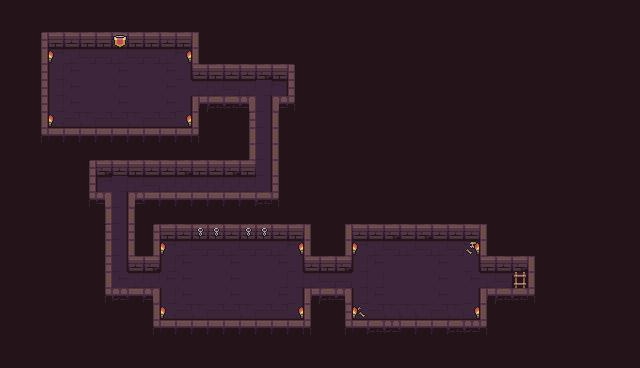

Rendered tile map (Tiled .tmx) drawn with the repository's tilesets; below, a short description and the map source with its tile grids summarised:
An orthogonal 40x23 tile map with 16x16 px tiles, 3 tile layers (Tile Layer 1, Tile Layer 2, Tile Layer 3) and 33 objects (player, box0, box1, box2, box3, ...).

<map version="1.10" tiledversion="1.10.2" orientation="orthogonal" renderorder="right-down" width="40" height="23" tilewidth="16" tileheight="16" infinite="0" nextlayerid="6" nextobjectid="69">
 <tileset firstgid="1" name="Dungeon_Tileset" tilewidth="16" tileheight="16" tilecount="100" columns="10">
  <image source="Dungeon_Tileset.png" width="160" height="160" />
 </tileset>
 <layer id="1" name="Tile Layer 1" width="40" height="23">
  <data>[920 cells, 920 non-empty, 36 distinct tile ids]</data>
 </layer>
 <layer id="5" name="Tile Layer 2" width="40" height="23">
  <data>[920 cells, 3 non-empty, 3 distinct tile ids]</data>
 </layer>
 <objectgroup id="2" name="block">
  <object id="1" name="player" x="66.0777" y="82.6774" width="10.8333" height="10.8333" />
  <object id="18" x="47.746" y="47.746">
   <polygon points="0,0 0.254014,80.254 -15.746,80.254 -15.746,0.254014" />
  </object>
  <object id="19" x="192.731" y="48.3283">
   <polygon points="0,0 -144.731,-0.328254 -144.731,-16.3283 -0.730746,-16.3283" />
  </object>
  <object id="20" x="48" y="128">
   <polygon points="0,0 144,0 144,16 0,16" />
  </object>
  <object id="21" x="193.313" y="96.0742">
   <polygon points="0,0 14.687,-0.0742392 14.687,31.9258 -1.31301,31.9258" />
  </object>
  <object id="23" x="192.148" y="79.7707">
   <polygon points="0,0 -0.148478,-15.7707 95.8515,-15.7707 95.8515,0.229268" />
  </object>
  <object id="25" x="287.64" y="64.0495">
   <polygon points="0,0 0.359551,47.9505 16.3596,47.9505 16.3596,-0.0494928" />
  </object>
  <object id="26" x="255.033" y="96.0742">
   <polygon points="0,0 -63.0334,-0.0742392 -63.0334,15.9258 0.966565,15.9258" />
  </object>
  <object id="28" x="255.033" y="174.098">
   <polygon points="0,0 0.966565,-78.0982 -15.0334,-78.0982 -15.0334,1.90183" />
  </object>
  <object id="29" x="90.2516" y="160.124">
   <polygon points="5.74844,-0.123732 165.748,-0.123732 165.748,15.8763 5.74844,15.8763" />
  </object>
  <object id="32" x="272.501" y="192.148">
   <polygon points="0,0 -144.501,-0.148478 -144.501,15.8515 -0.501478,15.8515" />
  </object>
  <object id="33" x="96.6565" y="160.124">
   <polygon points="0,0 -0.656507,47.8763 -16.6565,47.8763 -16.6565,-0.123732" />
  </object>
  <object id="35" x="80.353" y="192.148">
   <polygon points="0,0 31.647,-0.148478 31.647,15.8515 -0.353,15.8515" />
  </object>
  <object id="36" x="96" y="304">
   <polygon points="0,0 16,0 16,-112 0,-112" />
  </object>
  <object id="38" x="160.124" y="304.526">
   <polygon points="0,0 -0.123732,-16.5262 -64.1237,-16.5262 -64.1237,-0.526225" />
  </object>
  <object id="41" x="160" y="288">
   <polygon points="0,0 0,48 -16,48 -16,0" />
  </object>
  <object id="42" x="305.108" y="239.894">
   <polygon points="0,0 -145.108,0.105536 -145.108,-15.8945 -1.10849,-15.8945" />
  </object>
  <object id="43" x="304.526" y="271.337">
   <polygon points="0,0 -0.526225,-31.3369 15.4738,-31.3369 47.4738,-31.3369 47.4738,0.663058" />
  </object>
  <object id="44" x="160" y="320">
   <polygon points="0,0 144,0 144,16 0,16 0,0" />
  </object>
  <object id="45" x="304" y="320">
   <polygon points="0,0 0,-32 48,-32 48,0" />
  </object>
  <object id="46" x="352.272" y="240.477">
   <polygon points="0,0 127.728,-0.476732 127.728,-16.4767 -0.27221,-16.4767" />
  </object>
  <object id="47" x="480.371" y="240.462">
   <polygon points="0,0 -0.371196,30.5382 47.6288,30.5382 47.6288,-0.461834" />
  </object>
  <object id="49" x="352.272" y="319.083">
   <polygon points="0,0 127.728,0.917072 127.728,16.9171 -0.27221,16.9171" />
  </object>
  <object id="51" x="192.148" y="32.607">
   <polygon points="0,0 -0.148478,47.393 15.8515,47.393 15.8515,-0.607015" />
  </object>
  <object id="59" name="box0" x="259" y="82.5" width="10.5" height="11" />
  <object id="60" name="box1" x="114.25" y="179.5" width="10.5" height="11" />
  <object id="61" x="288.5" y="96">
   <polygon points="0,0 -16.5,0 -16.5,96 -0.5,96" />
  </object>
  <object id="62" name="box2" x="195.53" y="258.247" width="10.5" height="11" />
  <object id="63" name="box3" x="307.209" y="274.247" width="10.5" height="11" />
  <object id="64" x="481.5" y="289">
   <polygon points="0,0 46.5,0 46.5,31 -1.5,31 -1.5,0" />
  </object>
  <object id="65" x="128.667" y="271.333">
   <polygon points="0,0 31.3333,0.666667 31.3333,-79.3333 -0.666667,-79.3333" />
  </object>
  <object id="67" name="goal" x="524" y="272" width="13.6667" height="17.3333" />
  <object id="68" name="box4" x="466.477" y="274.571" width="10.5" height="11" />
 </objectgroup>
 <layer id="4" name="Tile Layer 3" width="40" height="23">
  <data>[920 cells, 23 non-empty, 4 distinct tile ids]</data>
 </layer>
</map>
